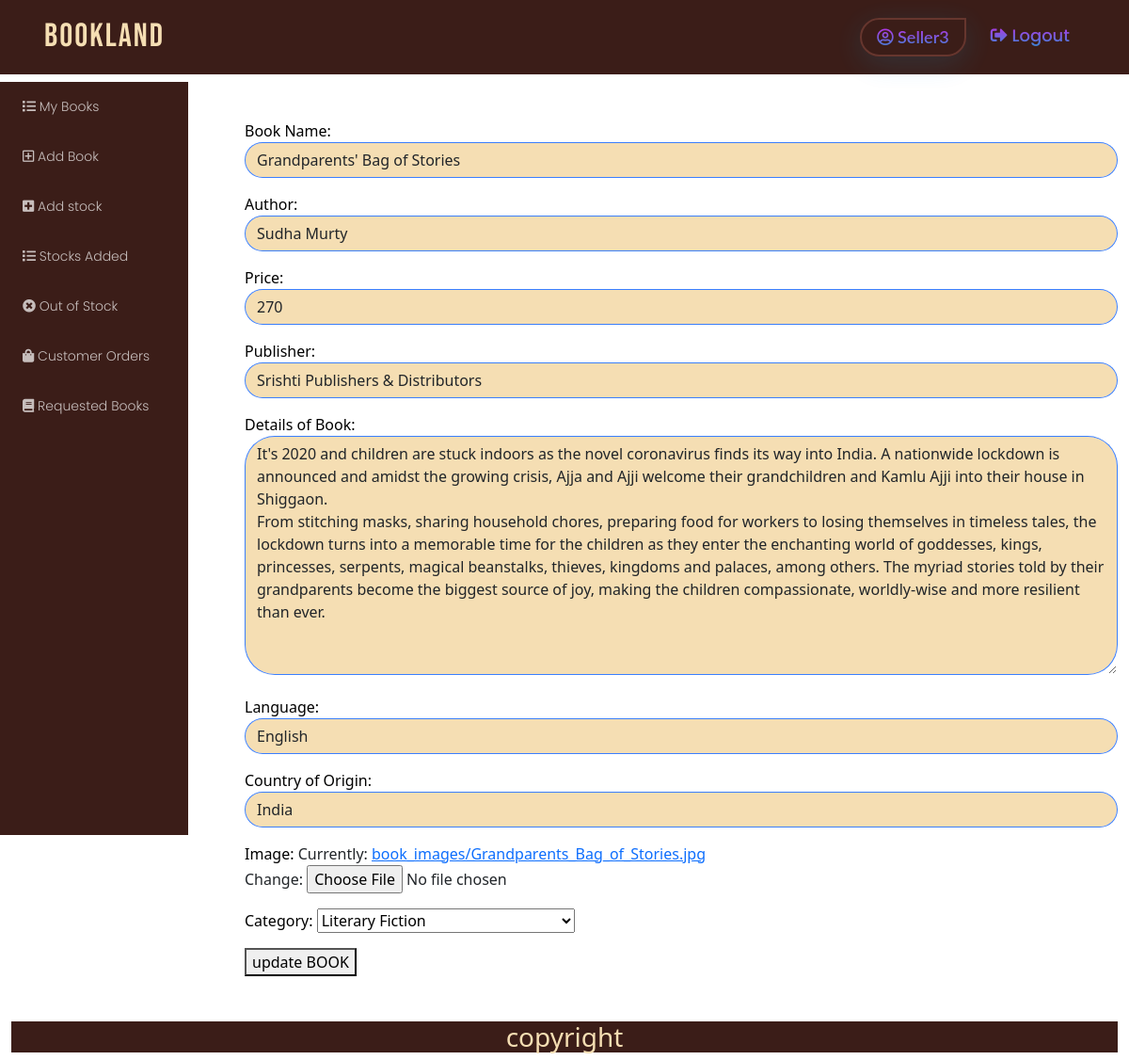
The page /seller/bookupdate/7 (signed in) on the database its author committed.
### authapp/models.py (models this page shows)
class User(AbstractUser):
    is_seller = models.BooleanField(default=False)
    is_customer = models.BooleanField(default=False)

### seller/models.py (models this page shows, shortened)
class Book(Abstractmodels):
    name = models.CharField(max_length=120, verbose_name='Book Name')
    author = models.CharField(max_length=120, verbose_name='Author')
    price = models.PositiveIntegerField(default=0)
    publisher = models.CharField(max_length=120, verbose_name='Publisher')
    language = models.CharField(max_length=120, verbose_name='language')
    country_of_origin = models.CharField(max_length=120, verbose_name='Country of Origin')
    details = models.CharField(max_length=1000, verbose_name='Details of Book')
    image = models.ImageField(upload_to='book_images')
    category = models.ForeignKey(Category, on_delete=models.CASCADE, related_name='category')
    user = models.ForeignKey(User, on_delete=models.CASCADE, related_name='seller')
    stock = models.PositiveIntegerField(default=0)
    class Meta:
        ordering = ['-created_date']

### admins/models.py (models this page shows)
class Category(models.Model):
    name = models.CharField(max_length=120, verbose_name='Books Category')
    def __str__(self):
        return self.name

### seller/views.py (the view)
# urls.py: path('bookupdate/<int:pk>', views.BookUpdateView.as_view(), name= 'bookupdate'),
@method_decorator([login_required, seller_required], name='dispatch')
class BookUpdateView(UpdateView):
    model = Book
    template_name = 'seller/update_book.html'
    form_class = AddBookForm
    success_url = '/seller/mybooks'

### seller/forms.py
class AddBookForm(forms.ModelForm):
    class Meta:
        model = Book
        fields = ['name', 'author', 'price', 'publisher', 'details', 'language', 'country_of_origin', 'image', 'category']
        widgets = {
            'name': forms.TextInput(attrs={"class": "form-control"}),
            'author': forms.TextInput(attrs={"class": "form-control"}),
            'price': forms.NumberInput(attrs={"class": "form-control"}),
            'publisher': forms.TextInput(attrs={"class": "form-control"}),
            'language': forms.TextInput(attrs={"class": "form-control"}),
            'country_of_origin': forms.TextInput(attrs={"class": "form-control"}),
            'details': forms.Textarea(attrs={"class": "form-control"}),
        }

### templates/seller/update_book.html (shortened to what this page needs)
<!DOCTYPE html>
{%extends 'seller/baseadmin.html'%}
{%load static%}
  {% block body_block %}
<form class="mt-5 ms-5" action="" method="post" enctype="multipart/form-data">
    {{form.as_p}}
    <button value="add" type="submit">update BOOK</button>
</form>
  {% endblock %}

### templates/seller/baseadmin.html (shortened to what this page needs)
<!DOCTYPE html>
{%load static%}
<html lang="en">
<head>
    <link href="https://cdn.jsdelivr.net/npm/bootstrap@5.1.1/dist/css/bootstrap.min.css" rel="stylesheet"
>
    <link rel="stylesheet" href="https://cdnjs.cloudflare.com/ajax/libs/font-awesome/5.15.0/css/all.min.css"
/>
    <link rel="stylesheet" href="https://cdnjs.cloudflare.com/ajax/libs/font-awesome/5.15.0/css/fontawesome.min.css"
/>
    <link rel="stylesheet" href="{%static 'css/styles.css'%}">
</head>
<body>
<nav class="navbar navbar-expand-lg navbarTransparent">
    <div class="container">
        <a class="navbar-brand" href="{%url 'home' %}">BookLand</a>
        <div class="collapse navbar-collapse" id="navbarSupportedContent">
            <ul class="navbar-nav ms-auto mb-2 mb-lg-0">
                <li class="nav-item">
                    <a class="nav-link active" href="#">
                        <i class="far  fa-user-circle icolor"></i>&nbsp;{{request.user}}
                    </a>
                </li>
                <li class="nav-item">
                    <a class="nav-link" href="{%url 'logout'%}"><i
                            class="fas fa-sign-out-alt icolor"></i>&nbsp;Logout</a>
                </li>
            </ul>
        </div>
    </div>
</nav>
<div class="container-fluid ">
    <div class="row">
        <div class="col-md-2 db-padd">
            <div class="dashbard-left">
                <div class="row">
                    <div class="col-md-12">
                        <div class="dashleft-2">
                            <ul class="list-group">
                                <li class="list-group-item "><a href="{%url 'mybooks'%}"><i
                                        class="fas fa-list"></i>&nbsp;My Books</a></li>
                                <li class="list-group-item"><a href="{% url 'bookadd'%}"><i
                                        class="far fa-plus-square"></i>&nbsp;Add Book</a></li>
                                <li class="list-group-item"><a href="{%url 'stockadd'%}"><i
                                        class="fas fa-plus-square"></i>&nbsp;Add stock</a></li>
                                <li class="list-group-item"><a href="{%url 'stockavailable'%}"><i
                                        class="fas fa-list"></i>&nbsp;Stocks Added</a></li>
                                <li class="list-group-item"><a href="{%url 'outofstock'%}"><i
                                        class="fas fa-times-circle"></i>&nbsp;Out of Stock</a></li>
                                <li class="list-group-item"><a href="{%url 'customerorders'%}"><i
                                        class="fas fa-shopping-bag"></i>&nbsp;Customer Orders</a></li>
                                <li class="list-group-item"><a href="{%url 'see_requested_books'%}"><i
                                        class="fas fa-book"></i>&nbsp;Requested Books </a></li>
                            </ul>
                        </div>
                    </div>
                </div>
            </div>
        </div>
        <div class="col-md-10">
            {%block body_block%}
            {%endblock%}
        </div>
    </div>
        <div class="footer mt-5">
        <h3>copyright</h3>
    </div>
</div>
</body>
</html>

### static/css/styles.css (style rules this page uses)
label { color:Black; }
.form-control { display: inline; border: 1px solid #0059ffc4; border-radius: 2rem; background-color: wheat; }
.db-padd { padding: 0!important; }
.dashbard-left { width: 100%; position: relative; z-index: 1; top: 0; left: 0; overflow-x: hidden; }
.dashbard-left .dashleft-2 { background-color: rgb(59, 29, 24); border-radius: 0rem; margin-top: 0.5rem; height: 100vh; }
.dashleft-2 .list-group .list-group-item { font-family: "Poppins", sans-serif; font-weight: 300; font-size: 14px; background-color: transparent; border: none; margin: 8px; cursor: pointer; }
.dashleft-2 .list-group .list-group-item a { color:rgba(255, 255, 255, 0.712); text-decoration: none; }
body { background-image: url("https://cdn.wallpapersafari.com/18/38/bp9GEo.jpg"); background-repeat: no-repeat; background-attachment: fixed; }
.navbarTransparent { background-color: rgb(59, 29, 24); }
.navbar .navbar-brand { font-family: "Bebas Neue", cursive; color: wheat; font-size: 35px; font-weight: 100; letter-spacing: 2px; padding: 5px; }
.navbar .navbar-nav .nav-item { opacity: 0.9; margin: 5px; }
.navbar .navbar-nav .nav-item .nav-link.active { border-top-left-radius: 7rem; border-bottom-left-radius: 7rem; border-bottom-right-radius: 7rem; box-shadow: 0 8px 32px 0 rgba(18, 174, 232, 0.17); font-size: 18px; font-weight: 600; font-family: "Lato", sans-serif; padding: 5px 16px; background: -webkit-linear-gradient(rgb(247, 19, 255), rgb(18, 174, 232)); -webkit-background-clip: text; background-clip: text; -webkit-text-fill-color: transparent; border-width: 2px; border-style: solid; border-color: rgb(107, 57, 49); }
.navbar .navbar-nav .nav-item .nav-link { text-transform: capitalize; font-size: 18px; font-weight: 500; font-family: "Poppins", sans-serif; padding: 5px 16px; background: -webkit-linear-gradient(rgb(247, 19, 255), rgb(18, 174, 232)); -webkit-background-clip: text; background-clip: text; -webkit-text-fill-color: transparent; }
.footer { background-color : rgb(59, 29, 24); text-align : center; color: wheat; width:100%; }

### rows shown on the page
User: user "Seller3"
Book: name "Grandparents' Bag of Stories", author "Sudha Murty", price "270", publisher "Srishti Publishers & Distributors", details "It's 2020 and children are stuck indoors as the novel coronavirus finds its way into India. A nationwide lockdown is announced and amidst the growing crisis, Ajja and Ajji welcome their grandchildren and Kamlu Ajji into their house in Shiggaon. From stitching masks, sharing household chores, preparing food for workers to losing themselves in timeless tales, the lockdown turns into a memorable time for the children as they enter the enchanting world of goddesses, kings, princesses, serpents, magical beanstalks, thieves, kingdoms and palaces, among others. The myriad stories told by their grandparents become the biggest source of joy, making the children compassionate, worldly-wise and more…", language "English", country_of_origin "India", category "Literary Fiction"
